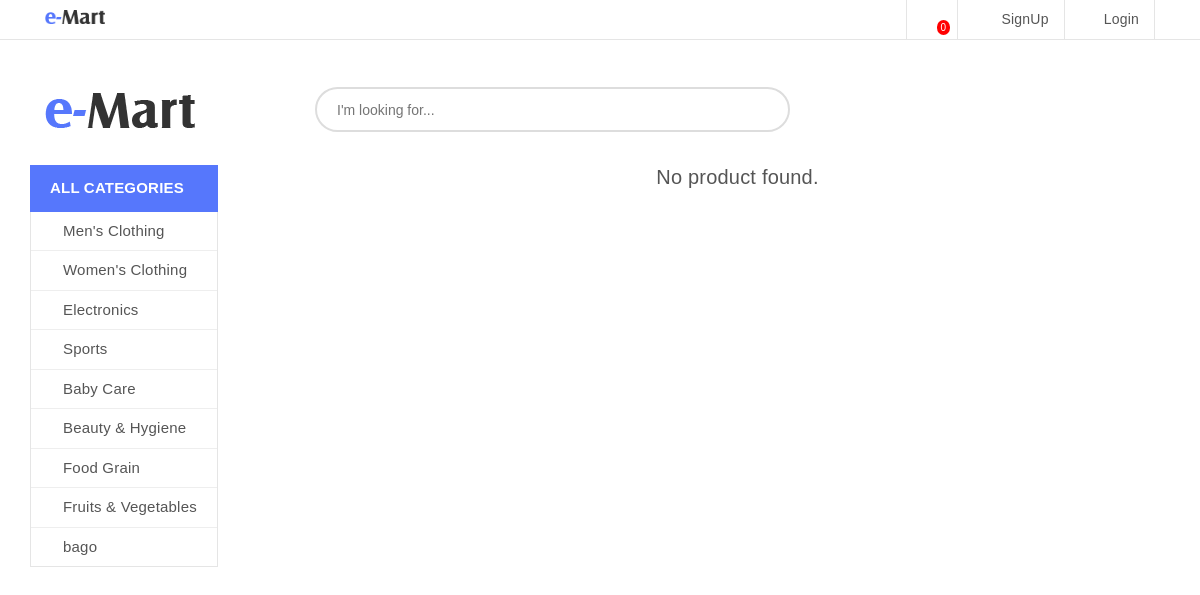
Before: /filtered.php?category=23 with the older database file.
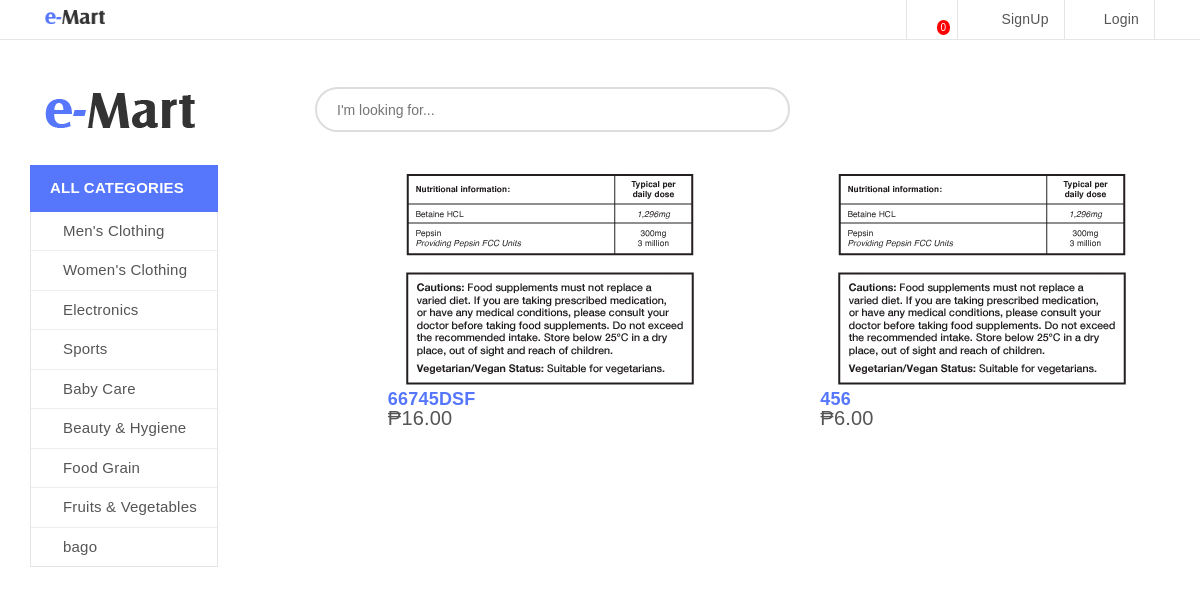
After: the same page with the newer database file.
### tables this page shows
CREATE TABLE `category` (
  `id` int(11) NOT NULL,
  `name` varchar(255) DEFAULT NULL,
  `type` varchar(255) NOT NULL DEFAULT 'parent',
  `deleted` int(11) NOT NULL,
  `isactive` int(11) DEFAULT 1
);

CREATE TABLE `productt` (
  `id` int(11) NOT NULL,
  `categoryid` int(11) NOT NULL,
  `name` varchar(255) NOT NULL,
  `price` float NOT NULL,
  `brand` varchar(255) NOT NULL,
  `quantity` int(11) NOT NULL,
  `rating` int(11) NOT NULL,
  `date_added` timestamp NOT NULL DEFAULT current_timestamp(),
  `storeid` int(11) NOT NULL,
  `description` varchar(255) NOT NULL,
  `cost` float NOT NULL,
  `active` int(11) DEFAULT 1,
  `expiration` date DEFAULT NULL
);

CREATE TABLE `media` (
  `id` int(11) NOT NULL,
  `name` varchar(255) NOT NULL,
  `storeid` int(11) NOT NULL,
  `date_added` timestamp NOT NULL DEFAULT current_timestamp(),
  `productid` int(11) NOT NULL,
  `active` int(11) DEFAULT 0
);

### model.php (called while the page is built, shortened)
<?php
class Model {
	public $db;
	public function __construct(){
		require_once "config.php";
		$this->db = $db;
		$this->getAllUnverifiedStores();
	}
	public function updateStoreListener(){
		return $this;
	}
	public function getProductByCategoryId($id){
		$sql = "
			SELECT t1.*, t2.name as 'filename'
			FROM productt t1
			LEFT JOIN media t2
			ON t1.id = t2.productid
			LEFT JOIN store t3
			ON t3.id = t1.storeid
			LEFT JOIN user t4
			ON t4.id = t3.userid
			WHERE t2.active = 1
			AND t1.categoryid = $id
			AND t4.verified = 1
			LIMIT 100
		";
		return $this->db->query($sql)->fetchAll();
	}
	public function getAllActiveCategories(){
		$sql = "
			SELECT *
			FROM category
			WHERE isactive = 1
		";
		return $this->db->query($sql)->fetchAll();
	}
	public function getAllUnverifiedStores(){
		$sql = "
			SELECT t1.*
			FROM store t1
			LEFT JOIN user t2
			ON t1.userid = t2.id
			WHERE  t2.verified = 0
		";
		return $this->db->query($sql)->fetchAll();
	}
}

### topleft.php (the view)
<div class="menu-widget">
    <p>All Categories</p>
    <?php
        $categories = $model->getAllActiveCategories();
    ?>
    <ul class="list-unstyled">
       <?php foreach($categories as $idx => $c): ?>
        <li><a href="filtered.php?category=<?= $c['id'];?>"><img src="./index_files/w-cloath.png" alt=""><?= $c['name'];?></a>
        </li>
        <?php endforeach ?>
    </ul>
</div>

### filtered.php (shortened to what this page needs)
<!DOCTYPE html>
<html class="no-js" lang="eng">
    <?php include_once "./head.php"; ?>
    <body>
        <?php include_once "./nav.php"; ?>
        <section class="logo-area">
            <div class="container">
                <div class="row">
                    <div class="col-md-3">
                        <div class="logo">
                            <a href="index.php"><img src="./images/logo.png" alt=""></a>
                        </div>
                    </div>
                    <div class="col-md-5 padding-fix">
                        <?php  include "./search.php"; ?>
                    </div>
                </div>
            </div>
        </section>
        <section class="slider-area">
            <div class="container">
                <div class="row">
                    <div class="col-lg-3 col-md-0">
                       <div class="row">
                           <?php include "./topleft.php"; ?>
                        </div>
                    </div>
                    <div class="col-lg-9 col-md-12 padding-fix-l20">
                       <div class="row products">
                           <?php include "./indexproduct.php"; ?>
                        </div>
                    </div>
                </div>
            </div>
        </section>
</body></html>

### head.php (shortened to what this page needs)
<?php
    include_once "./model.php";
    $model = new Model();
?>
<head><meta http-equiv="Content-Type" content="text/html; charset=UTF-8">
        <link href="./index_files/css" rel="stylesheet">
        <link rel="stylesheet" href="./node_modules/bootstrap/dist/css/bootstrap.min.css" >
        <link rel="stylesheet" href="./index_files/animate.css">
        <link rel="stylesheet" href="./index_files/owl.carousel.min.css">
        <link rel="stylesheet" href="./index_files/normalize.css">
        <link rel="stylesheet" href="./index_files/style.css">
        <link rel="stylesheet" href="./index_files/responsive.css">
    </head>

### nav.php (shortened to what this page needs)
<section class="top-bar fixed">
    <div class="container">
        <div class="row">
            <div class="col-sm-5">
                <a href="index.php">
                    <img src="./images/logo.png" id="logo">
                </a>
            </div>
            <div class="col-sm-7">
                <div class="top-right text-right">
                    <ul class="list-unstyled list-inline headmenu">
                        <li class="list-inline-item"><a href="cart.php" class="cart"><svg class="bi" width="20" height="20" fill="currentColor"><use xlink:href="./node_modules/bootstrap-icons/bootstrap-icons.svg#handbag"/></svg><span id="count">0</span></a></li>
                        <?php if(isset($_SESSION['id'])): ?>
                            <li class="list-inline-item"><a href="logout.php">Logout</a></li>
                        <?php else : ?>
                            <li class="list-inline-item"><a href="signup.php"><svg class="bi" width="20" height="20" fill="currentColor"><use xlink:href="./node_modules/bootstrap-icons/bootstrap-icons.svg#clipboard"/></svg> SignUp</a></li>
                            <li class="list-inline-item"><a href="login.php"><svg class="bi" width="20" height="20" fill="currentColor"><use xlink:href="./node_modules/bootstrap-icons/bootstrap-icons.svg#lock"/></svg>Login</a></li>
                        <?php endif ?>
                    </ul>
                </div>
            </div>
        </div>
    </div>
</section>

### search.php
<form action="filtered.php" class="search-bar" method="post">
    <input type="text" name="search" placeholder="I&#39;m looking for...">
    <button type="submit"><svg class="bi" width="20" height="20" fill="currentColor"><use xlink:href="./node_modules/bootstrap-icons/bootstrap-icons.svg#search"/></svg></button>
</form>

### indexproduct.php (shortened to what this page needs)
<?php
$products = "";
if(isset($_GET['category'])){
  $products = $model->getProductByCategoryId($_GET['category']);
} elseif(isset($_POST['search'])) {
  $products = $model->getProductByName($_POST['search']);
} else {
  $products = $model->getAllPublicProducts();
}
?>
 <?php if(!count($products)): ?>
    <h5>No product found.</h5>
 <?php endif ?>
 <?php foreach($products as $idx => $p): ?>
  <div class="product">
      <img class="img" src="./uploads/merchant/<?= $p['storeid'];?>/<?= $p['id'];?>/<?= $p['filename'];?>"/>
      <div class="bottom-content">
          <em><?= $p['name'];?></em>
          <h4>₱<?= number_format($p['price'],2);?></h4>
      </div>
  </div>
 <?php endforeach ?>

### nav.php (style rules this page uses)
.fixed { position: sticky; top: 0px; z-index: 999; background: white; }
#logo { width: 60px; height: auto; margin-top: 10px; }
.cart { position: relative; }
#count { position: absolute; bottom: 5px; font-size: 10px; background: red; color: white; padding: 0px 4px; border-radius: 100%; right: 7px; }
.headmenu a { text-decoration: none; }

### indexproduct.php (style rules this page uses)
.products { display: flex; flex-direction: row; justify-content: space-around; }
.product { display: block; width: 32%; position: relative; margin-bottom: 10px; background: #f6f6f6; padding: 0; margin: 5px 0px 10px; box-sizing: border-box; }
.product .img { height: auto; max-height: 250px; display: block; margin: 0 auto; }
.bottom-content { display: flex; flex-direction: column; justify-content: space-around; padding: 5px; box-sizing: border-box; background: white; margin-bottom: 0px; }
.bottom-content h4 { display: block; position: relative; overflow: hidden; line-height: 1; font-size: 18px; margin: 0; font-size: 20px; }
.bottom-content em { font-size: 18px; font-style: normal; font-weight: 600; color: #5677fc; margin: 0; line-height: 1; }
.slider-area .menu-widget ul li a { text-decoration: none; }

Changed rows visible on the page:
added productt: media.name (picture), name "66745DSF", price "16.00"
added productt: media.name (picture), name "456", price "6.00"
Other visible differences:
text no longer shown: "No product found."
